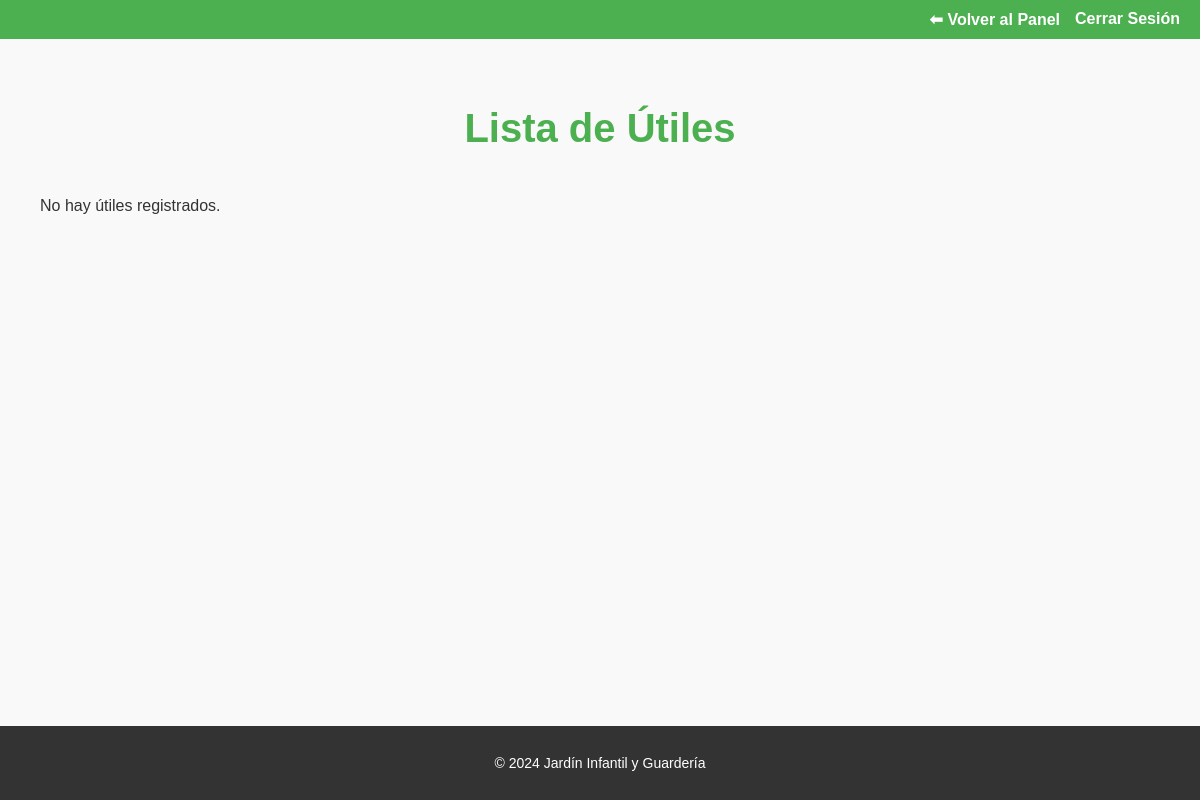
The app's page /dashboard/apoderado/utiles/ (signed in), older data.
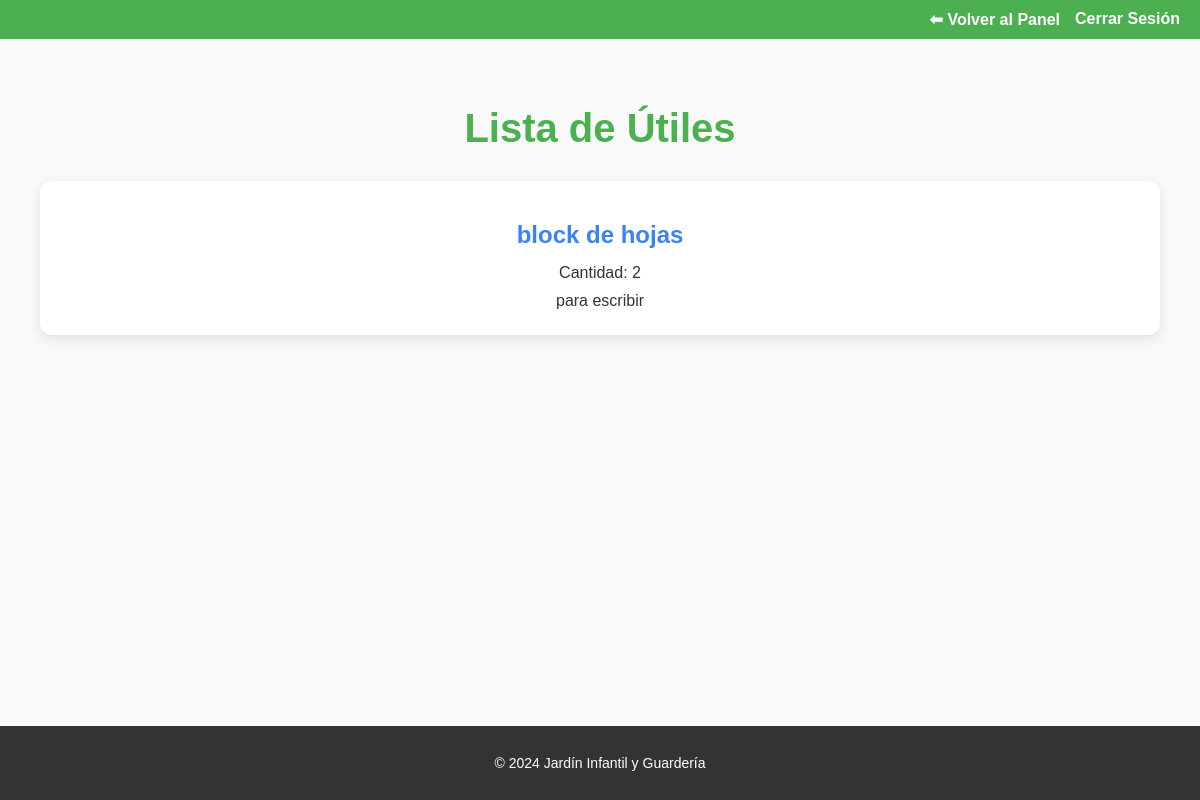
The same page, newer data.
### jardin_app/models.py (models this page shows, shortened)
class ListaUtiles(models.Model):
    nombre = models.CharField(max_length=100)  # Nombre del útil (e.g., lápiz, goma)
    cantidad = models.IntegerField(default=1)  # Cantidad sugerida
    descripcion = models.TextField(blank=True, null=True)  # Descripción opcional
    fecha_creacion = models.DateTimeField(auto_now_add=True)  # Fecha de creación

### jardin_app/views/apoderado_views.py (the view)
# urls.py: path('dashboard/apoderado/utiles/', ver_lista_utiles_apoderado,
@login_required
def ver_lista_utiles_apoderado(request):
    utiles = ListaUtiles.objects.all()
    return render(request, 'apoderado/utiles.html', {'utiles': utiles})

### jardin_app/templates/apoderado/utiles.html (shortened to what this page needs)
<!DOCTYPE html>
<html lang="es">
<head>
    {% load static %}
    <link rel="stylesheet" href="{% static 'css/apoderado_vista/utiles.css' %}">
</head>
<body>
    <header>
        <nav class="navbar">
            <a href="{% url 'pagina_apoderado' %}">⬅ Volver al Panel</a>
            <a href="{% url 'logout' %}">Cerrar Sesión</a>
        </nav>
    </header>
    <main>
        <h1>Lista de Útiles</h1>
        <div class="utils-container">
            {% for util in utiles %}
            <div class="util-item">
                <h2>{{ util.nombre }}</h2>
                <p>Cantidad: {{ util.cantidad }}</p>
                <p>{{ util.descripcion }}</p>
            </div>
            {% empty %}
            <p>No hay útiles registrados.</p>
            {% endfor %}
        </div>
    </main>
    <footer>
        <p>&copy; 2024 Jardín Infantil y Guardería</p>
    </footer>
</body>
</html>

Row changes from the older to the newer data that the page shows:
added ListaUtiles: nombre "block de hojas", cantidad "2", descripcion "para escribir"
Text that changed along with them:
text no longer shown: "No hay útiles registrados."
